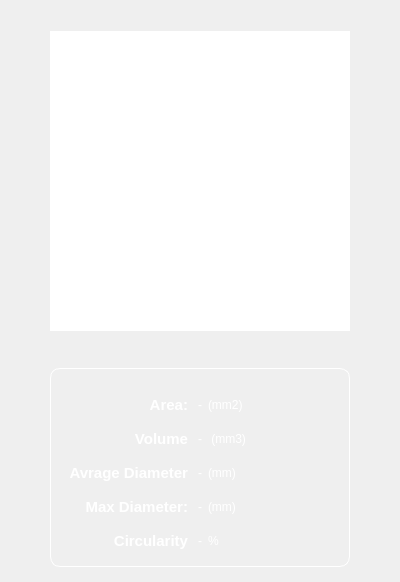
                    <widget class="QFrame" name="report_single_pellet_frame">
                     <property name="minimumSize">
                      <size>
                       <width>300</width>
                       <height>0</height>
                      </size>
                     </property>
                     <property name="maximumSize">
                      <size>
                       <width>400</width>
                       <height>16777215</height>
                      </size>
                     </property>
                     <property name="styleSheet">
                      <string notr="true">#report_single_pellet_frame{
border: 1px solid rgb(12, 80, 139);
border-radius: 10px;
background-color: rgb(6, 76, 130);

}

QLabel{
	color:#ffffff;
}</string>
                     </property>
                     <layout class="QVBoxLayout" name="verticalLayout_13">
                      <property name="leftMargin">
                       <number>15</number>
                      </property>
                      <property name="topMargin">
                       <number>15</number>
                      </property>
                      <property name="rightMargin">
                       <number>15</number>
                      </property>
                      <property name="bottomMargin">
                       <number>15</number>
                      </property>
                      <item>
                       <layout class="QHBoxLayout" name="horizontalLayout_65">
                        <property name="topMargin">
                         <number>16</number>
                        </property>
                        <item>
                         <spacer name="horizontalSpacer_48">
                          <property name="orientation">
                           <enum>Qt::Horizontal</enum>
                          </property>
                          <property name="sizeHint" stdset="0">
                           <size>
                            <width>40</width>
                            <height>20</height>
                           </size>
                          </property>
                         </spacer>
                        </item>
                        <item>
                         <widget class="QLabel" name="sreportpage_particle_image_lbl">
                          <property name="minimumSize">
                           <size>
                            <width>300</width>
                            <height>300</height>
                           </size>
                          </property>
                          <property name="maximumSize">
                           <size>
                            <width>16777215</width>
                            <height>16777215</height>
                           </size>
                          </property>
                          <property name="styleSheet">
                           <string notr="true">background-color:#ffffff;</string>
                          </property>
                          <property name="text">
                           <string/>
                          </property>
                          <property name="pixmap">
                           <pixmap>:/assets/Assets/images/camera-error-500.png</pixmap>
                          </property>
                          <property name="scaledContents">
                           <bool>false</bool>
                          </property>
                          <property name="alignment">
                           <set>Qt::AlignCenter</set>
                          </property>
                         </widget>
                        </item>
                        <item>
                         <spacer name="horizontalSpacer_49">
                          <property name="orientation">
                           <enum>Qt::Horizontal</enum>
                          </property>
                          <property name="sizeHint" stdset="0">
                           <size>
                            <width>40</width>
                            <height>20</height>
                           </size>
                          </property>
                         </spacer>
                        </item>
                       </layout>
                      </item>
                      <item>
                       <layout class="QHBoxLayout" name="horizontalLayout_66">
                        <property name="topMargin">
                         <number>31</number>
                        </property>
                        <item>
                         <spacer name="horizontalSpacer_50">
                          <property name="orientation">
                           <enum>Qt::Horizontal</enum>
                          </property>
                          <property name="sizeHint" stdset="0">
                           <size>
                            <width>40</width>
                            <height>20</height>
                           </size>
                          </property>
                         </spacer>
                        </item>
                        <item>
                         <widget class="QGroupBox" name="signle_pellet_info_groupbox">
                          <property name="minimumSize">
                           <size>
                            <width>300</width>
                            <height>0</height>
                           </size>
                          </property>
                          <property name="maximumSize">
                           <size>
                            <width>300</width>
                            <height>16777215</height>
                           </size>
                          </property>
                          <property name="styleSheet">
                           <string notr="true">#signle_pellet_info_groupbox{
	border: 1px solid #ffffff;
	border-radius: 10px;
	padding: 5px;
}

Line{
	background-color: rgba(255,255,255,50);
}</string>
                          </property>
                          <layout class="QVBoxLayout" name="verticalLayout_37">
                           <item>
                            <layout class="QGridLayout" name="gridLayout_21">
                             <property name="leftMargin">
                              <number>3</number>
                             </property>
                             <property name="topMargin">
                              <number>8</number>
                             </property>
                             <item row="2" column="1">
                              <widget class="QLabel" name="sreportpage_particle_avg_r_lbl">
                               <property name="text">
                                <string>-</string>
                               </property>
                              </widget>
                             </item>
                             <item row="0" column="0">
                              <widget class="QLabel" name="label_49">
                               <property name="styleSheet">
                                <string notr="true">font-size: 15px;
font-weight: bold;
color: #ffffff;
margin: 5px 0px;</string>
                               </property>
                               <property name="text">
                                <string>Area:</string>
                               </property>
                               <property name="alignment">
                                <set>Qt::AlignRight|Qt::AlignTrailing|Qt::AlignVCenter</set>
                               </property>
                              </widget>
                             </item>
                             <item row="1" column="1">
                              <widget class="QLabel" name="sreportpage_particle_volume_lbl">
                               <property name="text">
                                <string>-</string>
                               </property>
                              </widget>
                             </item>
                             <item row="1" column="2">
                              <widget class="QLabel" name="label_52">
                               <property name="text">
                                <string> (mm3)</string>
                               </property>
                              </widget>
                             </item>
                             <item row="3" column="1">
                              <widget class="QLabel" name="sreportpage_particle_max_r_lbl">
                               <property name="text">
                                <string>-</string>
                               </property>
                              </widget>
                             </item>
                             <item row="0" column="2">
                              <widget class="QLabel" name="label_50">
                               <property name="text">
                                <string>(mm2)</string>
                               </property>
                              </widget>
                             </item>
                             <item row="3" column="0">
                              <widget class="QLabel" name="label_62">
                               <property name="styleSheet">
                                <string notr="true">font-size: 15px;
font-weight: bold;
color: #ffffff;
margin: 5px 0px;</string>
                               </property>
                               <property name="text">
                                <string>Max Diameter:</string>
                               </property>
                               <property name="alignment">
                                <set>Qt::AlignRight|Qt::AlignTrailing|Qt::AlignVCenter</set>
                               </property>
                              </widget>
                             </item>
                             <item row="2" column="2">
                              <widget class="QLabel" name="label_58">
                               <property name="layoutDirection">
                                <enum>Qt::LeftToRight</enum>
                               </property>
                               <property name="text">
                                <string>(mm)</string>
                               </property>
                              </widget>
                             </item>
                             <item row="3" column="2">
                              <widget class="QLabel" name="label_64">
                               <property name="text">
                                <string>(mm)</string>
                               </property>
                              </widget>
                             </item>
                             <item row="2" column="0">
                              <widget class="QLabel" name="sreportpage_particle_avg_r_lbl_title">
                               <property name="styleSheet">
                                <string notr="true">font-size: 15px;
font-weight: bold;
color: #ffffff;
margin: 5px 0px;</string>
                               </property>
                               <property name="text">
                                <string>Avrage Diameter</string>
                               </property>
                               <property name="alignment">
                                <set>Qt::AlignRight|Qt::AlignTrailing|Qt::AlignVCenter</set>
                               </property>
                              </widget>
                             </item>
                             <item row="0" column="1">
                              <widget class="QLabel" name="sreportpage_particle_area_lbl">
                               <property name="text">
                                <string>-</string>
                               </property>
                              </widget>
                             </item>
                             <item row="0" column="3">
                              <spacer name="horizontalSpacer_87">
                               <property name="orientation">
                                <enum>Qt::Horizontal</enum>
                               </property>
                               <property name="sizeHint" stdset="0">
                                <size>
                                 <width>40</width>
                                 <height>20</height>
                                </size>
                               </property>
                              </spacer>
                             </item>
                             <item row="1" column="0">
                              <widget class="QLabel" name="label_55">
                               <property name="styleSheet">
                                <string notr="true">font-size: 15px;
font-weight: bold;
color: #ffffff;
margin: 5px 0px;</string>
                               </property>
                               <property name="text">
                                <string>Volume</string>
                               </property>
                               <property name="alignment">
                                <set>Qt::AlignRight|Qt::AlignTrailing|Qt::AlignVCenter</set>
                               </property>
                              </widget>
                             </item>
                             <item row="4" column="0">
                              <widget class="QLabel" name="label_83">
                               <property name="styleSheet">
                                <string notr="true">font-size: 15px;
font-weight: bold;
color: #ffffff;
margin: 5px 0px;</string>
                               </property>
                               <property name="text">
                                <string>Circularity</string>
                               </property>
                               <property name="alignment">
                                <set>Qt::AlignRight|Qt::AlignTrailing|Qt::AlignVCenter</set>
                               </property>
                              </widget>
                             </item>
                             <item row="4" column="1">
                              <widget class="QLabel" name="sreportpage_particle_circularity_lbl">
                               <property name="text">
                                <string>-</string>
                               </property>
                              </widget>
                             </item>
                             <item row="4" column="2">
                              <widget class="QLabel" name="label_116">
                               <property name="text">
                                <string>%</string>
                               </property>
                              </widget>
                             </item>
                            </layout>
                           </item>
                          </layout>
                         </widget>
                        </item>
                        <item>
                         <spacer name="horizontalSpacer_89">
                          <property name="orientation">
                           <enum>Qt::Horizontal</enum>
                          </property>
                          <property name="sizeHint" stdset="0">
                           <size>
                            <width>40</width>
                            <height>20</height>
                           </size>
                          </property>
                         </spacer>
                        </item>
                       </layout>
                      </item>
                     </layout>
                    </widget>
